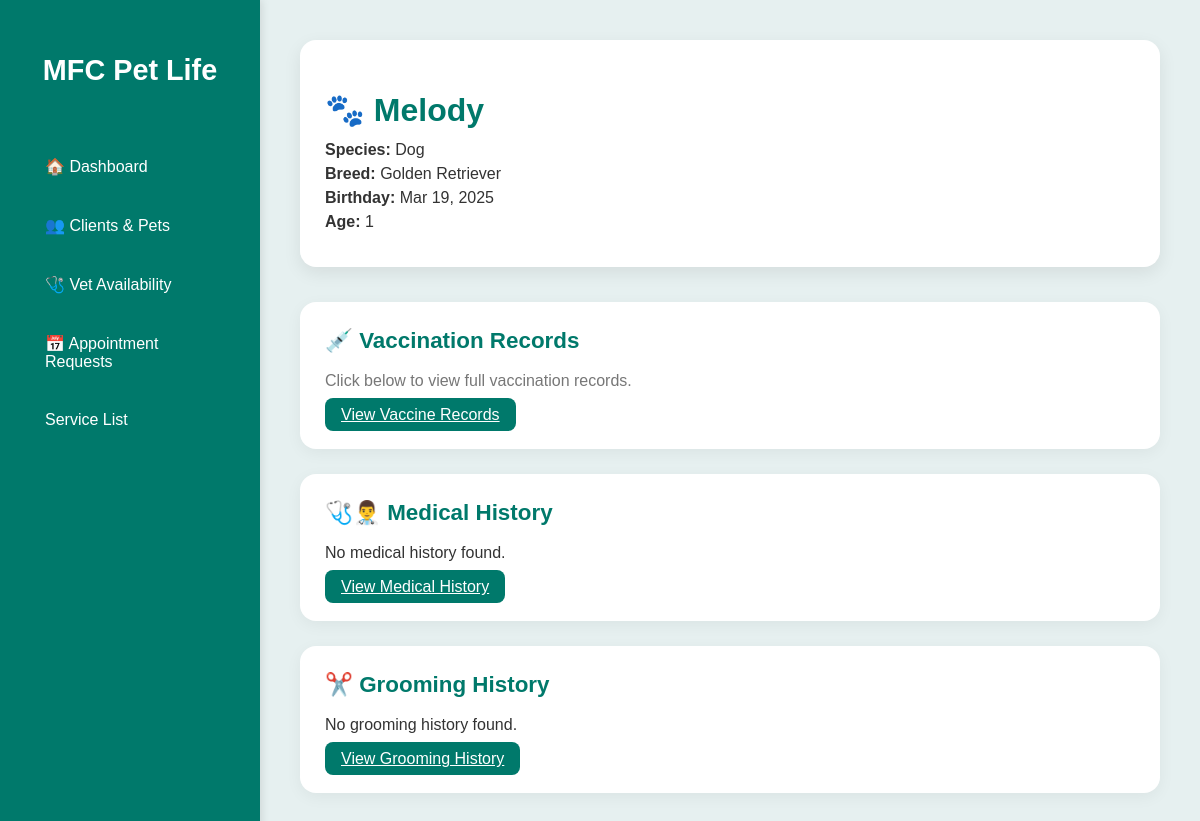
The app's page /pets/1/ with its own data.
### main/models.py (models this page shows, shortened)
class Pet(models.Model):
    owner = models.ForeignKey(User, on_delete=models.CASCADE)
    name = models.CharField(max_length=100)
    species = models.CharField(max_length=50)
    breed = models.CharField(max_length=100, blank=True, null=True)
    gender = models.CharField(max_length=10)
    color = models.CharField(max_length=50, blank=True, null=True)
    birthday = models.DateField(blank=True, null=True)
    age = models.PositiveIntegerField(default=0)
    weight = models.DecimalField(max_digits=5, decimal_places=2, blank=True, null=True)
    image = models.ImageField(upload_to='pets/', blank=True, null=True)
    is_active = models.BooleanField(default=True)  # Soft-delete flag
    def calculate_age(self):
        if self.birthday:
            today = date.today()
            years = today.year - self.birthday.year
            if (today.month, today.day) < (self.birthday.month, self.birthday.day):
                years -= 1
            return years
        return self.age

### main/views.py (the view, shortened to what this page needs)
# urls.py: path('pets/<int:pet_id>/', views.pet_detail_admin, name='pet_detail_admin'),
def pet_detail_admin(request, pet_id):
    pet = get_object_or_404(Pet, id=pet_id)
    vaccinations = pet.vaccine_records.all()  # matches related_name in Vaccine
    appointments = pet.appointments.all()     # matches related_name in Appointment
    return render(request, 'admin/pet_detail_admin.html', {
        'pet': pet,
        'vaccinations': vaccinations,
        'appointments': appointments
    })

### main/templates/admin/pet_detail_admin.html (shortened to what this page needs)
{% load static %}
<!DOCTYPE html>
<html lang="en">
<head>
<link rel="stylesheet" href="{% static 'css/admin/pet_detail_admin.css' %}">
</head>
<body>
<div class="sidebar">
    <h2>MFC Pet Life</h2>
    <a href="{% url 'admin_dashboard' %}" class="active">🏠 Dashboard</a>
            <a href="{% url 'clients_pets' %}" class="active" >👥 Clients & Pets</a>
            <a href="{% url 'vet_availability_admin' %}" class="active">🩺 Vet Availability</a>
            <a href="{% url 'appointment_requests' %}" class="active"> 📅 Appointment Requests</a>
            <a href="{% url 'service_list' %}" class="active">Service List</a>
        </div>
<div class="main-content">
    <div class="pet-card">
        <h1>🐾 {{ pet.name|default:"No Name" }}</h1>
        <p><strong>Species:</strong> {{ pet.species|default:"-" }}</p>
        <p><strong>Breed:</strong> {{ pet.breed|default:"-" }}</p>
        <p><strong>Birthday:</strong> {{ pet.birthday|date:"M d, Y"|default:"-" }}</p>
        <p><strong>Age:</strong> {{ pet.calculate_age|default:"-" }}</p>
    </div>
    <div class="records-section">
        <div class="record-box">
            <h2>💉 Vaccination Records</h2>
            <p style="color:#777;">Click below to view full vaccination records.</p>
            <a href="{% url 'vaccine_records_admin' pet.id %}" class="btn">View Vaccine Records</a>
        </div>
<div class="record-box">
    <h2>🩺👨‍⚕️ Medical History</h2>
    {% if checkups or consultations %}
        {% for c in checkups %}
        <div class="record-card">
            <p><strong>Date:</strong> {{ c.date|date:"M d, Y" }}</p>
            <p><strong>Weight:</strong> {{ c.weight|default:"N/A" }} kg</p>
            <p><strong>Findings:</strong> {{ c.findings|default:"No notes" }}</p>
            <p><strong>Vet:</strong> {{ c.vet.username|default:"N/A" }}</p>
            <div class="record-actions">
                <a href="#" class="btn btn-view">🔍 View Details</a>
            </div>
        </div>
        {% endfor %}
        {% for con in consultations %}
        <div class="record-card">
            <p><strong>Date:</strong> {{ con.date|date:"M d, Y" }}</p>
            <p><strong>Concern:</strong> {{ con.concern|default:"N/A" }}</p>
            <p><strong>Notes:</strong> {{ con.notes|default:"No notes" }}</p>
            <p><strong>Vet:</strong> {{ con.vet.username|default:"N/A" }}</p>
            <div class="record-actions">
                <a href="#" class="btn btn-view">🔍 View Details</a>
            </div>
        </div>
        {% endfor %}
    {% else %}
        <p>No medical history found.</p>
    {% endif %}
     <a href="{% url 'medical_history' pet.id %}" class="btn">View Medical History</a>
</div>
        <div class="record-box">
            <h2>✂️ Grooming History</h2>
            {% if grooming %}
                {% for g in grooming %}
                <div class="record-card">
                    <p><strong>Date:</strong> {{ g.date|date:"M d, Y" }}</p>
                    <p><strong>Service:</strong> {{ g.service_type }}</p>
                    <p><strong>Notes:</strong> {{ g.notes|default:"No notes" }}</p>
                    <p><strong>Groomer:</strong> {{ g.staff.username }}</p>
                    <div class="record-actions">
                        <a href="{% url 'edit_grooming' g.id %}" class="btn">✏ Edit</a>
                        <a href="{% url 'delete_grooming' g.id %}" class="btn" onclick="return confirm('Delete this grooming record?');">🗑 Delete</a>
                    </div>
                </div>
                {% endfor %}
            {% else %}
                <p>No grooming history found.</p>
            {% endif %}
            <a href="{% url 'view_grooming' pet.id %}" class="btn">View Grooming History</a>
        </div>
    </div>
</div>
</body>
</html>

### main/static/css/admin/pet_detail_admin.css (style rules this page uses)
body { font-family: 'Poppins', sans-serif; margin: 0; background: #e6f0f0; color: #333; }
.sidebar { position: fixed; left: 0; top: 0; width: 260px; height: 100%; background: #00796b; color: white; display: flex; flex-direction: column; padding: 30px 0; box-shadow: 2px 0 8px rgba(0,0,0,0.1); transition: width 0.3s; }
.sidebar h2 { text-align: center; margin-bottom: 50px; font-weight: 700; font-size: 1.8em; }
.sidebar a { color: white; text-decoration: none; padding: 15px 30px; display: block; transition: all 0.3s ease; font-weight: 500; border-radius: 8px; margin: 5px 15px; }
.main-content { margin-left: 260px; padding: 40px; transition: margin-left 0.3s; }
.pet-card { background: #ffffff; border-radius: 16px; padding: 30px 25px; box-shadow: 0 6px 18px rgba(0,0,0,0.08); margin-bottom: 35px; transition: transform 0.3s; }
.pet-card h1 { margin-bottom: 12px; font-size: 2em; color: #00796b; }
.pet-card p { margin: 6px 0; font-size: 16px; }
.records-section { display: flex; flex-wrap: wrap; gap: 25px; }
.record-box { background: #ffffff; padding: 25px; border-radius: 16px; box-shadow: 0 4px 16px rgba(0,0,0,0.05); flex: 1 1 400px; transition: transform 0.3s, box-shadow 0.3s; }
.record-box h2 { margin-top: 0; margin-bottom: 18px; color: #00796b; font-size: 1.4em; }
button, .btn { background: #00796b; color: white; border: none; padding: 8px 16px; border-radius: 8px; cursor: pointer; font-weight: 500; transition: all 0.3s ease; }

### records on screen
Pet: name "Melody", species "Dog", breed "Golden Retriever", birthday "Mar 19, 2025", calculate_age "1"
